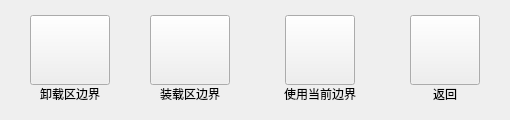
       <widget class="QWidget" name="controlDiggerWorkPage">
        <layout class="QHBoxLayout" name="horizontalLayout_26">
         <property name="spacing">
          <number>40</number>
         </property>
         <property name="leftMargin">
          <number>30</number>
         </property>
         <property name="topMargin">
          <number>15</number>
         </property>
         <property name="rightMargin">
          <number>30</number>
         </property>
         <property name="bottomMargin">
          <number>17</number>
         </property>
         <item>
          <layout class="QVBoxLayout" name="verticalLayout_87">
           <property name="spacing">
            <number>0</number>
           </property>
           <item>
            <widget class="QPushButton" name="collectionBtn">
             <property name="sizePolicy">
              <sizepolicy hsizetype="Fixed" vsizetype="Fixed">
               <horstretch>0</horstretch>
               <verstretch>0</verstretch>
              </sizepolicy>
             </property>
             <property name="minimumSize">
              <size>
               <width>70</width>
               <height>70</height>
              </size>
             </property>
             <property name="maximumSize">
              <size>
               <width>90</width>
               <height>70</height>
              </size>
             </property>
             <property name="text">
              <string/>
             </property>
            </widget>
           </item>
           <item>
            <widget class="QLabel" name="collectionBtnLabel">
             <property name="minimumSize">
              <size>
               <width>80</width>
               <height>0</height>
              </size>
             </property>
             <property name="text">
              <string>卸载区边界</string>
             </property>
             <property name="alignment">
              <set>Qt::AlignCenter</set>
             </property>
            </widget>
           </item>
          </layout>
         </item>
         <item>
          <layout class="QVBoxLayout" name="verticalLayout_93">
           <property name="spacing">
            <number>0</number>
           </property>
           <item>
            <widget class="QPushButton" name="collectionUploadBtn">
             <property name="sizePolicy">
              <sizepolicy hsizetype="Fixed" vsizetype="Fixed">
               <horstretch>0</horstretch>
               <verstretch>0</verstretch>
              </sizepolicy>
             </property>
             <property name="minimumSize">
              <size>
               <width>70</width>
               <height>70</height>
              </size>
             </property>
             <property name="maximumSize">
              <size>
               <width>90</width>
               <height>70</height>
              </size>
             </property>
             <property name="text">
              <string/>
             </property>
            </widget>
           </item>
           <item>
            <widget class="QLabel" name="collectionUploadBtnLabel">
             <property name="minimumSize">
              <size>
               <width>80</width>
               <height>0</height>
              </size>
             </property>
             <property name="text">
              <string>装载区边界</string>
             </property>
             <property name="alignment">
              <set>Qt::AlignCenter</set>
             </property>
            </widget>
           </item>
          </layout>
         </item>
         <item>
          <layout class="QVBoxLayout" name="verticalLayout_86">
           <property name="spacing">
            <number>0</number>
           </property>
           <item>
            <layout class="QHBoxLayout" name="horizontalLayout_22">
             <property name="spacing">
              <number>0</number>
             </property>
             <item>
              <spacer name="horizontalSpacer_3">
               <property name="orientation">
                <enum>Qt::Horizontal</enum>
               </property>
               <property name="sizeHint" stdset="0">
                <size>
                 <width>5</width>
                 <height>20</height>
                </size>
               </property>
              </spacer>
             </item>
             <item>
              <widget class="QPushButton" name="useCurBoundaryBtn">
               <property name="sizePolicy">
                <sizepolicy hsizetype="Fixed" vsizetype="Fixed">
                 <horstretch>0</horstretch>
                 <verstretch>0</verstretch>
                </sizepolicy>
               </property>
               <property name="minimumSize">
                <size>
                 <width>70</width>
                 <height>70</height>
                </size>
               </property>
               <property name="maximumSize">
                <size>
                 <width>90</width>
                 <height>70</height>
                </size>
               </property>
               <property name="text">
                <string/>
               </property>
              </widget>
             </item>
             <item>
              <spacer name="horizontalSpacer_6">
               <property name="orientation">
                <enum>Qt::Horizontal</enum>
               </property>
               <property name="sizeHint" stdset="0">
                <size>
                 <width>5</width>
                 <height>20</height>
                </size>
               </property>
              </spacer>
             </item>
            </layout>
           </item>
           <item>
            <widget class="QLabel" name="useCurBoundaryBtnLabel">
             <property name="minimumSize">
              <size>
               <width>100</width>
               <height>0</height>
              </size>
             </property>
             <property name="text">
              <string>使用当前边界</string>
             </property>
             <property name="alignment">
              <set>Qt::AlignCenter</set>
             </property>
            </widget>
           </item>
          </layout>
         </item>
         <item>
          <layout class="QVBoxLayout" name="verticalLayout_85">
           <property name="spacing">
            <number>0</number>
           </property>
           <item>
            <widget class="QPushButton" name="diggerWorkBackBtn">
             <property name="minimumSize">
              <size>
               <width>70</width>
               <height>70</height>
              </size>
             </property>
             <property name="maximumSize">
              <size>
               <width>70</width>
               <height>70</height>
              </size>
             </property>
             <property name="text">
              <string/>
             </property>
            </widget>
           </item>
           <item>
            <widget class="QLabel" name="diggerWorkBackBtnLabel">
             <property name="text">
              <string>返回</string>
             </property>
             <property name="alignment">
              <set>Qt::AlignCenter</set>
             </property>
            </widget>
           </item>
          </layout>
         </item>
        </layout>
       </widget>
